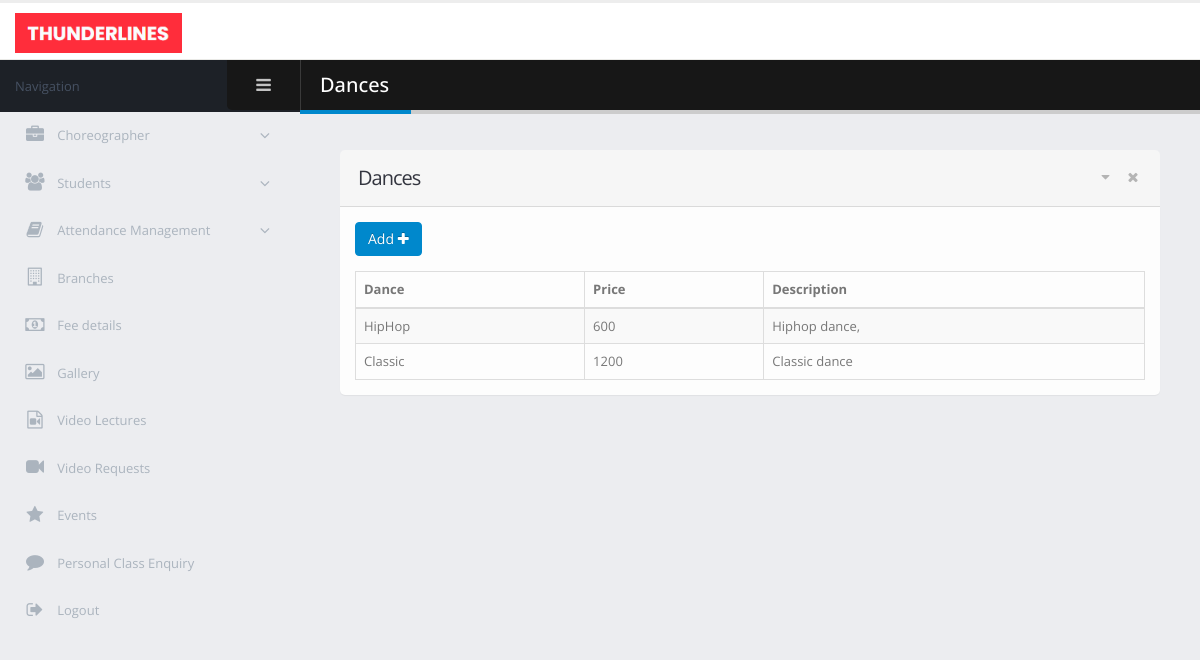
Screenshot of /admin/dances.php with the database file from the repository.
### tables this page shows
CREATE TABLE `dance` (
  `dance_id` int(11) NOT NULL,
  `dance_name` varchar(40) NOT NULL,
  `dance_price` int(11) NOT NULL,
  `dance_description` text NOT NULL,
  `dance_status` int(11) NOT NULL DEFAULT 1
);

### admin/dances.php (the view, shortened to what this page needs)
<!doctype html>
<html class="fixed">
	<head>
		<link rel="stylesheet" href="assets/vendor/bootstrap/css/bootstrap.css" />
		<link rel="stylesheet" href="assets/vendor/font-awesome/css/font-awesome.css" />
		<link rel="stylesheet" href="assets/vendor/magnific-popup/magnific-popup.css" />
		<link rel="stylesheet" href="assets/vendor/bootstrap-datepicker/css/bootstrap-datepicker3.css" />
		<link rel="stylesheet" href="assets/vendor/jquery-ui/jquery-ui.css" />
		<link rel="stylesheet" href="assets/vendor/jquery-ui/jquery-ui.theme.css" />
		<link rel="stylesheet" href="assets/vendor/bootstrap-multiselect/bootstrap-multiselect.css" />
		<link rel="stylesheet" href="assets/vendor/morris.js/morris.css" />
		<link rel="stylesheet" href="assets/stylesheets/theme.css" />
		<link rel="stylesheet" href="assets/stylesheets/skins/default.css" />
		<link rel="stylesheet" href="assets/stylesheets/theme-custom.css">
	</head>
	<body>
		<section class="body">
			<header class="header">
				<div class="logo-container">
					<a href="homepage.php" class="logo">
						<img src="assets/images/new_logo.png" alt="Porto Admin" height="40"/>
					</a>
				</div>
			</header>
			<div class="inner-wrapper">
				<aside id="sidebar-left" class="sidebar-left">
				    <div class="sidebar-header">
				        <div class="sidebar-title">
				            Navigation
				        </div>
				        <div class="sidebar-toggle hidden-xs" data-toggle-class="sidebar-left-collapsed" data-target="html" data-fire-event="sidebar-left-toggle">
				            <i class="fa fa-bars" aria-label="Toggle sidebar"></i>
				        </div>
				    </div>
				    <div class="nano">
				        <div class="nano-content">
				            <nav id="menu" class="nav-main" role="navigation">
				                <ul class="nav nav-main ">
				                    <li class="nav-parent ">
				                        <a href="#">
				                            <i class="fa fa-briefcase" aria-hidden="true"></i>
				                            <span>Choreographer</span>
				                        </a>
				                    </li>
				                    <li class="nav-parent">
				                        <a href="#">
				                            <i class="fa fa-users" aria-hidden="true"></i>
				                            <span>Students</span>
				                        </a>
				                    </li>
				                    <li class="nav-parent">
				                        <a href="#">
				                            <i class="fa fa-book" aria-hidden="true"></i>
				                            <span>Attendance Management</span>
				                        </a>
				                    </li>
				                    <li>
				                        <a href="branches.php">
				                            <i class="fa fa-building-o" aria-hidden="true"></i>
				                            <span>Branches</span>
				                        </a>
				                    </li>
                                    <li>
                                        <a href="fees_details.php">
                                            <i class="fa fa-money" aria-hidden="true"></i>
                                            <span>Fee details</span>
                                        </a>
                                    </li>
                                    <li>
                                        <a href="gallery.php">
                                            <i class="fa fa-image" aria-hidden="true"></i>
                                            <span>Gallery</span>
                                        </a>
                                    </li>
                                    <li>
                                        <a href="video_lectures.php">
                                            <i class="fa fa-file-video-o" aria-hidden="true"></i>
                                            <span>Video Lectures</span>
                                        </a>
                                    </li>
                                    <li>
                                        <a href="video_requests.php">
                                            <i class="fa fa-video-camera" aria-hidden="true"></i>
                                            <span>Video Requests</span>
                                        </a>
                                    </li>
                                    <li>
                                        <a href="event_details.php">
                                            <i class="fa fa-star" aria-hidden="true"></i>
                                            <span>Events</span>
                                        </a>
                                    </li>
                                    <li>
                                        <a href="personal_class_requests.php">
                                            <i class="fa fa-comment" aria-hidden="true"></i>
                                            <span>Personal Class Enquiry</span>
                                        </a>
                                    </li>
				                    <li>
				                        <a href="../login.html">
				                            <i class="fa fa-sign-out" aria-hidden="true"></i>
				                            <span>Logout</span>
				                        </a>
				                    </li>
				                </ul>
				            </nav>
				        </div>
				    </div>
				</aside>
                <section role="main" class="content-body">
                    <header class="page-header">
                        <h2>Dances</h2>
                    </header>
                    <section class="panel">
                        <header class="panel-heading">
                            <div class="panel-actions">
                                <a href="#" class="panel-action panel-action-toggle" data-panel-toggle></a>
                                <a href="#" class="panel-action panel-action-dismiss" data-panel-dismiss></a>
                            </div>
                            <h2 class="panel-title">Dances</h2>
                        </header>
                        <div class="panel-body">
                            <div class="row">
                                <div class="col-sm-6">
                                    <div class="mb-md">
                                        <a href="dance_add.php">
                                            <button id="adddancebtn" class="btn btn-primary">Add <i class="fa fa-plus"></i> </button>
                                        </a>
                                    </div>
                                </div>
                            </div>
                            <table class="table table-bordered table-striped mb-none" id="tester_table">
                                <thead>
                                <tr>
                                    <th>Dance</th>
                                    <th>Price</th>
				                    <th>Description</th>
                                </tr>
                                </thead>
                                <tbody>
                                <?php
                                $server_name = "localhost";
                                $user_name = "root";
                                $password = "";
                                $database = "dance-academy";
                                $conn = new mysqli($server_name, $user_name, $password, $database);
                                $dance_sel = "select dance_name, dance_price, dance_description from dance";
                                $res = $conn->query($dance_sel);
                                while ($row = $res->fetch_array())
                                {
                                    echo "<tr>";
                                    echo "<td>$row[0]</td>";
                                    echo "<td>$row[1]</td>";
                                    echo "<td>$row[2]</td>";
                                }
                                ?>
                                </tbody>
                            </table>
                        </div>
                    </section>
                </section>
			</div>
		</section>
	</body>
</html>

### admin/assets/stylesheets/skins/default.css (style rules this page uses)
a, .btn-link { color: #0088cc; }
body .btn-primary { color: #ffffff; text-shadow: 0 -1px 0 rgba(0, 0, 0, 0.25); background-color: #0088cc; border-color: #0088cc; }
.page-header h2 { border-bottom-color: #0088cc; }

### rows the page displays
dance: dance_name "HipHop", dance_price "600", dance_description "Hiphop dance,"
dance: dance_name "Classic", dance_price "1200", dance_description "Classic dance"
